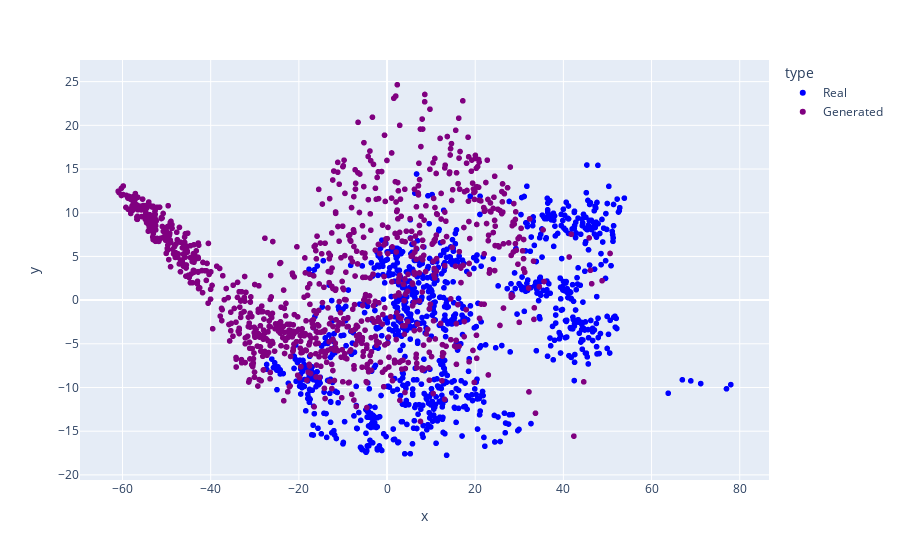

This figure's notebook cell:
### Code cell
import pandas as pd
import plotly.express as px

df_audios = pd.DataFrame(data_transformed, columns=['x', 'y'])
df_audios['num'] = df_audios.index
df_audios['type'] = grouper

fig = px.scatter(df_audios, x="x", y="y", color="type", hover_name='num', color_discrete_sequence=['blue', 'purple'])

fig.show()

### Figure 1 — Plotly figure (JSON) as saved in the notebook; plotly's stock layout.template omitted (floating-point values rounded to 4 significant figures; data arrays with more than 128 entries replaced by an {"elided": "..."} marker saying what was removed)
{"data": [{"hovertemplate": "<b>%{hovertext}</b><br><br>type=Real<br>x=%{x}<br>y=%{y}<extra></extra>", "hovertext": {"elided": "1000 int values"}, "legendgroup": "Real", "marker": {"color": "blue", "symbol": "circle"}, "mode": "markers", "name": "Real", "showlegend": true, "type": "scattergl", "x": {"elided": "1000 float values"}, "xaxis": "x", "y": {"elided": "1000 float values"}, "yaxis": "y"}, {"hovertemplate": "<b>%{hovertext}</b><br><br>type=Generated<br>x=%{x}<br>y=%{y}<extra></extra>", "hovertext": {"elided": "1000 int values"}, "legendgroup": "Generated", "marker": {"color": "purple", "symbol": "circle"}, "mode": "markers", "name": "Generated", "showlegend": true, "type": "scattergl", "x": {"elided": "1000 float values"}, "xaxis": "x", "y": {"elided": "1000 float values"}, "yaxis": "y"}], "layout": {"legend": {"title": {"text": "type"}, "tracegroupgap": 0}, "margin": {"t": 60}, "xaxis": {"anchor": "y", "domain": [0, 1], "title": {"text": "x"}}, "yaxis": {"anchor": "x", "domain": [0, 1], "title": {"text": "y"}}}}
